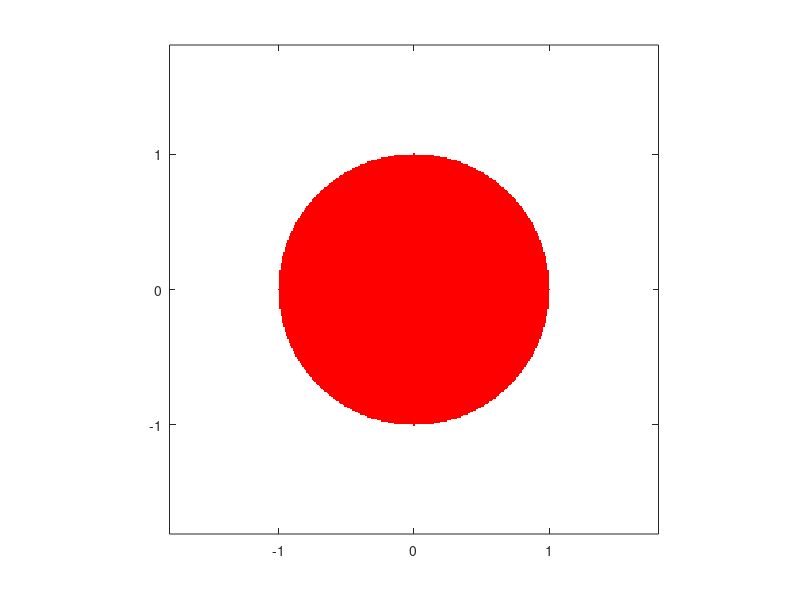

Recreate this plot in MATLAB.
% plots Julia set for z^2 + 0.36 +0.1*1i
c= 0;   % Define the constant c
phi = @(z) z^2 + c;  % Define the function whose fixed points we seek.
fixpt1 = (1 + sqrt(1-4*c))/2;
fixpt2 = (1 - sqrt(1-4*c))/2;

colormap([1 0 0; 1 1 1]);     % Points numbered 1 (inside) will be colored red;
                              %   those numbered 2 (outside) will be colored white.
M = 2*ones(361,361);          % Initialize array of point colors to 2 (white).

for j=1:361                  % Try initial values with imaginary parts between
  y = -1.8+ (j-1)*.01;        %   -1.8 and 1.8
  for i=1:361                % and with real parts between
    x = -1.8 + (i-1)*.01;     %   -1.8 and 1.8.
    z = x + 1i*y;             % 1i is the MATLAB symbol for sqrt(-1).
    zk = z;
    iflag1 = 0;               % iflag1 and iflag2 count the number of iterations
    iflag2 = 0;               %   when a root is within 1.e-6 of a fixed point;
    kount = 0;                % kount is the total number of iterations.

    while kount < 100 & abs(zk) < 2 & iflag1 < 5 & iflag2 < 5
      kount = kount+1;
      zk = phi(zk);           % This is the fixed point iteration.
      err1 = abs(zk-fixpt1);  % Test for convergence to fixpt1.
      if err1 < 1.e-6
         iflag1 = iflag1 + 1;
      else
         iflag1 = 0;
      end
      err2 = abs(zk-fixpt2);  % Test for convergence to fixpt2.
      if err2 < 1.e-6,
        iflag2 = iflag2 + 1;
      else
        iflag2 = 0;
      end;
    end;
    if iflag1 >= 5 | iflag2 >= 5 | kount >= 100   % If orbit is bounded, set this
      M(j,i) = 1;                                  %   point color to 1 (red).
    end
  end
end

image([-1.8 1.8],[-1.8 1.8],M),  % This plots the results.
pbaspect([1 1 1]); %keeps the x/y ratio even
axis xy            % If you don't do this, vertical axis is inverted.
